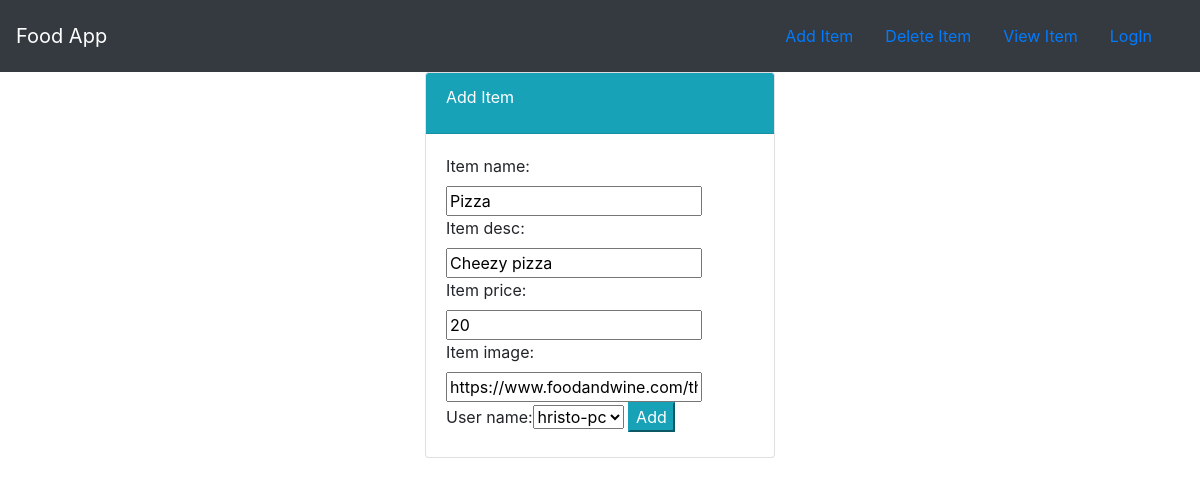
The app's page /food/update/1/, older data.
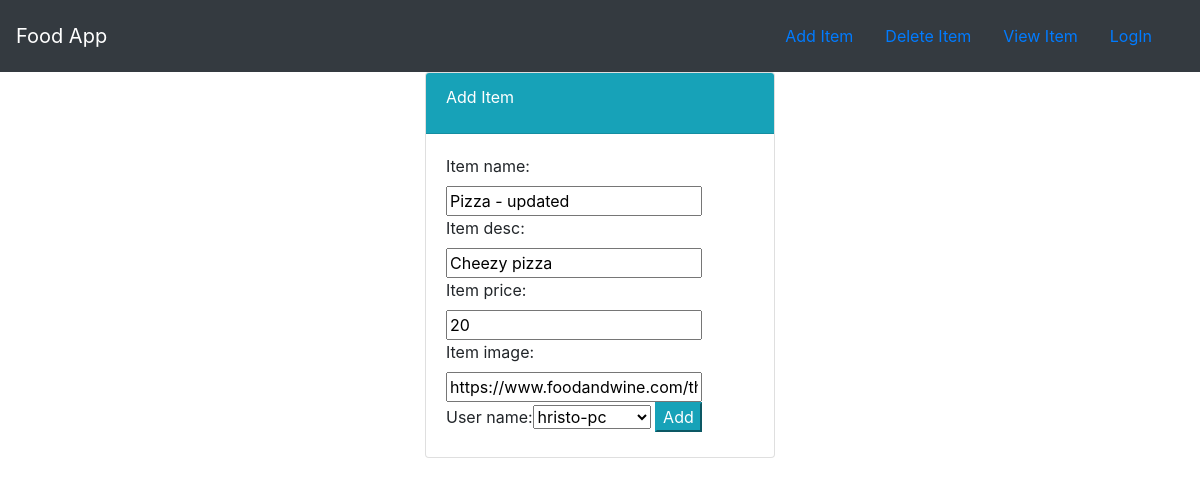
The same page, newer data.
### food/models.py (models this page shows, shortened)
class Item(models.Model):
    item_name = models.CharField(
        max_length=200,
    )
    item_desc = models.CharField(
        max_length=200,
    )
    item_price = models.IntegerField()
    item_image = models.URLField(
        default='https://livingstonbagel.com/wp-content/uploads/2016/11/food-placeholder.jpg',
        null=True,
        blank=True,
    )
    user_name = models.ForeignKey(
        User,
        on_delete=models.CASCADE,
        default=1,
    )

### food/views.py (the view)
# urls.py: path('update/<int:id>/', update_item, name='update_item'),
def update_item(request, id):
    item = Item.objects.get(id=id)
    form = ItemForm(request.POST or None, instance=item)
    context = {
        'form': form,
        'item': item,
    }
    if form.is_valid():
        form.save()
        return redirect('food:index')
    return render(request, 'food/item-form.html', context)

### food/forms.py
class ItemForm(forms.ModelForm):
    class Meta:
        model = Item
        fields = '__all__'

### templates/food/item-form.html (shortened to what this page needs)
{% extends 'food/base.html' %}
{% block body %}
        <div class="container">
        <div class="row">
            <div class="col-md-4 offset-md-4">
                <div class="card">
                    <div class="card-header text-white bg-info">
                        <div class="card-title">
                            Add Item
                        </div>
                    </div>
                    <div class="card-body">
                        <form method="POST">
                            {{ form }}
                            <button class="btn-info" type="submit">Add</button>
                        </form>
                    </div>
                </div>
            </div>
        </div>
    </div>
{% endblock %}

### templates/food/base.html (shortened to what this page needs)
{% load static %}
<!DOCTYPE html>
<html lang="en">
<head>
    <link rel="stylesheet" href="{% static 'food/style.css' %}">
    <link rel="stylesheet" href="https://stackpath.bootstrapcdn.com/bootstrap/4.3.1/css/bootstrap.min.css">
</head>
<body>
    <nav class="navbar navbar-dark bg-dark">
        <a href="#" class="navbar-brand">Food App</a>
        <div class="navbar">
            <a href="{% url 'food:create_item' %}" class="nav-item nav-link">Add Item</a>
            <a href="#" class="nav-item nav-link">Delete Item</a>
            <a href="#" class="nav-item nav-link">View Item</a>
            {% if user.is_authenticated %}
                <a href="{% url 'logout' %}" class="nav-item nav-link">LogOut</a>
                <a href="{% url 'profile' %} " class="nav-item nav-link">Profile</a>
            {% else %}
                <a href="{% url 'login' %}" class="nav-item nav-link">LogIn</a>
            {% endif %}
        </div>
    </nav>
    {% block body %}
    {% endblock %}
</body>
</html>

### food/static/food/style.css (style rules this page uses)
body { background-color: lightyellow; }

Row changes from the older to the newer data that the page shows:
changed Item "Cheezy pizza": item_name "Pizza" → "Pizza - updated"
